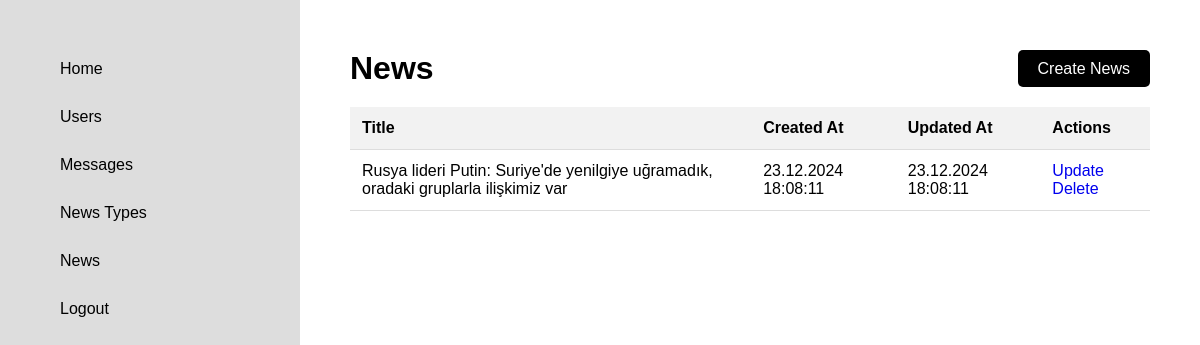
Page /dashboard/news.php (signed in) on the committed database.
### tables this page shows
CREATE TABLE `news` (
  `id` int NOT NULL AUTO_INCREMENT,
  `news_type_id` int NOT NULL,
  `writer_id` int NOT NULL,
  `news_image` varchar(300) NOT NULL,
  `news_title` varchar(400) NOT NULL,
  `news_summary` text NOT NULL,
  `news_description` text NOT NULL,
  `create_at` varchar(20) NOT NULL,
  `update_at` varchar(20) NOT NULL,
  `seo_url` text NOT NULL,
  PRIMARY KEY (`id`)
);

### dashboard/news.php (the view)
<?php include '_src/assets/master/header.php' ?>
<div class="content">
    <div class="header">
        <h1 style="display:flex;align-items:center">News</h1>
        <div class="header-buttons">
            <a href="news-create.php">Create News</a>
        </div>
    </div>
    <div>
        <table>
            <thead>
                <tr>
                    <th>Title</th>
                    <th>Created At</th>
                    <th>Updated At</th>
                    <th>Actions</th>
                </tr>
            </thead>
            <tbody>
                <?php
                $result = $conn->query("SELECT * FROM news");
                if ($result->num_rows > 0) {
                    while ($row = $result->fetch_assoc()) { ?>
                        <tr>
                            <td><?php echo $row['news_title'] ?></td>
                            <td><?php echo date('d.m.Y H:i:s', strtotime($row['create_at'])) ?></td>
                            <td><?php echo date('d.m.Y H:i:s', strtotime($row['update_at'])) ?></td>
                            <td class="actions">
                            <a href="news-update.php?id=<?php echo $row['id'] ?>">Update</a>
                            <a href="_src/business/news/delete.php?id=<?php echo $row['id'] ?>">Delete</a>
                        </td>
                        </tr>
                    <?php }
                } else { ?>
                    <tr>
                        <td colspan="6">No data found.</td>
                    </tr>
                <?php } ?>
            </tbody>
        </table>
    </div>
</div>
<?php include '_src/assets/master/footer.php' ?>

### dashboard/_src/assets/css/custom.css (style rules this page uses)
* { margin: 0; padding: 0; box-sizing: border-box; }
a { text-decoration: none; }
body { font-family: "Poppins", sans-serif; display: grid; grid-template-columns: 300px 1fr; }
.content { padding: 50px; }
.header { display: flex; justify-content: space-between; align-items: center; margin-bottom: 20px; }
.header .header-buttons a { background-color: rgb(0, 0, 0); color: white; padding: 10px 20px; border-radius: 5px; }
table { width: 100%; border-collapse: collapse; }
th, td { padding: 12px; text-align: left; border-bottom: 1px solid #ddd; }
th { background-color: #f2f2f2; }

### rows in the picture
news: news_title "Rusya lideri Putin: Suriye'de yenilgiye uğramadık, oradaki gruplarla ilişkimiz var", create_at "23.12.2024 18:08:11", update_at "23.12.2024 18:08:11"
